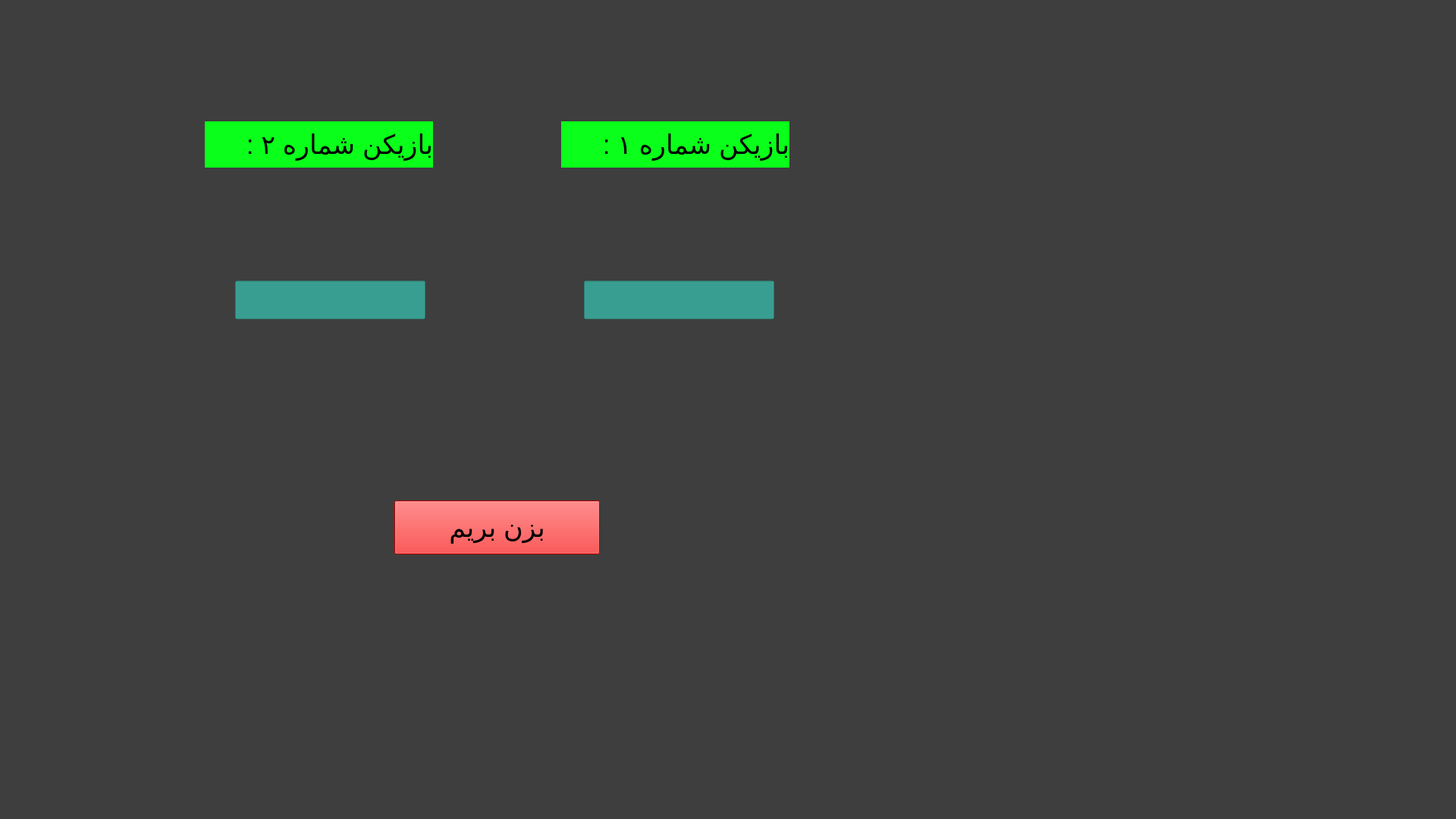
<?xml version="1.0" encoding="UTF-8"?>
<ui version="4.0">
 <class>Main_project_page_3_2</class>
 <widget class="QMainWindow" name="Main_project_page_3_2">
  <property name="geometry">
   <rect>
    <x>0</x>
    <y>0</y>
    <width>1920</width>
    <height>1080</height>
   </rect>
  </property>
  <property name="windowTitle">
   <string>MainWindow</string>
  </property>
  <property name="styleSheet">
   <string notr="true">background-color: rgb(62, 62, 62);</string>
  </property>
  <widget class="QWidget" name="centralwidget">
   <widget class="QLabel" name="label">
    <property name="geometry">
     <rect>
      <x>270</x>
      <y>160</y>
      <width>301</width>
      <height>61</height>
     </rect>
    </property>
    <property name="font">
     <font>
      <pointsize>26</pointsize>
     </font>
    </property>
    <property name="styleSheet">
     <string notr="true">background-color: rgb(10, 255, 26);</string>
    </property>
    <property name="text">
     <string>بازیکن شماره ۲ :</string>
    </property>
   </widget>
   <widget class="QLabel" name="label_2">
    <property name="geometry">
     <rect>
      <x>740</x>
      <y>160</y>
      <width>301</width>
      <height>61</height>
     </rect>
    </property>
    <property name="font">
     <font>
      <pointsize>26</pointsize>
     </font>
    </property>
    <property name="styleSheet">
     <string notr="true">background-color: rgb(10, 255, 26);</string>
    </property>
    <property name="text">
     <string>بازیکن شماره ۱ :</string>
    </property>
   </widget>
   <widget class="QLineEdit" name="lineEdit">
    <property name="geometry">
     <rect>
      <x>310</x>
      <y>370</y>
      <width>251</width>
      <height>51</height>
     </rect>
    </property>
    <property name="styleSheet">
     <string notr="true">background-color: rgba(52, 255, 231,0.5);</string>
    </property>
   </widget>
   <widget class="QLineEdit" name="lineEdit_2">
    <property name="geometry">
     <rect>
      <x>770</x>
      <y>370</y>
      <width>251</width>
      <height>51</height>
     </rect>
    </property>
    <property name="styleSheet">
     <string notr="true">background-color: rgba(52, 255, 231,0.5);</string>
    </property>
   </widget>
   <widget class="QPushButton" name="pushButton">
    <property name="geometry">
     <rect>
      <x>520</x>
      <y>660</y>
      <width>271</width>
      <height>71</height>
     </rect>
    </property>
    <property name="font">
     <font>
      <pointsize>26</pointsize>
     </font>
    </property>
    <property name="styleSheet">
     <string notr="true">background-color: rgb(255, 0, 0);</string>
    </property>
    <property name="text">
     <string>بزن بریم</string>
    </property>
   </widget>
  </widget>
  <widget class="QMenuBar" name="menubar">
   <property name="geometry">
    <rect>
     <x>0</x>
     <y>0</y>
     <width>1920</width>
     <height>25</height>
    </rect>
   </property>
  </widget>
  <widget class="QStatusBar" name="statusbar"/>
 </widget>
 <resources/>
 <connections>
  <connection>
   <sender>pushButton</sender>
   <signal>clicked()</signal>
   <receiver>Main_project_page_3_2</receiver>
   <slot>close()</slot>
   <hints>
    <hint type="sourcelabel">
     <x>655</x>
     <y>714</y>
    </hint>
    <hint type="destinationlabel">
     <x>1102</x>
     <y>706</y>
    </hint>
   </hints>
  </connection>
 </connections>
</ui>
